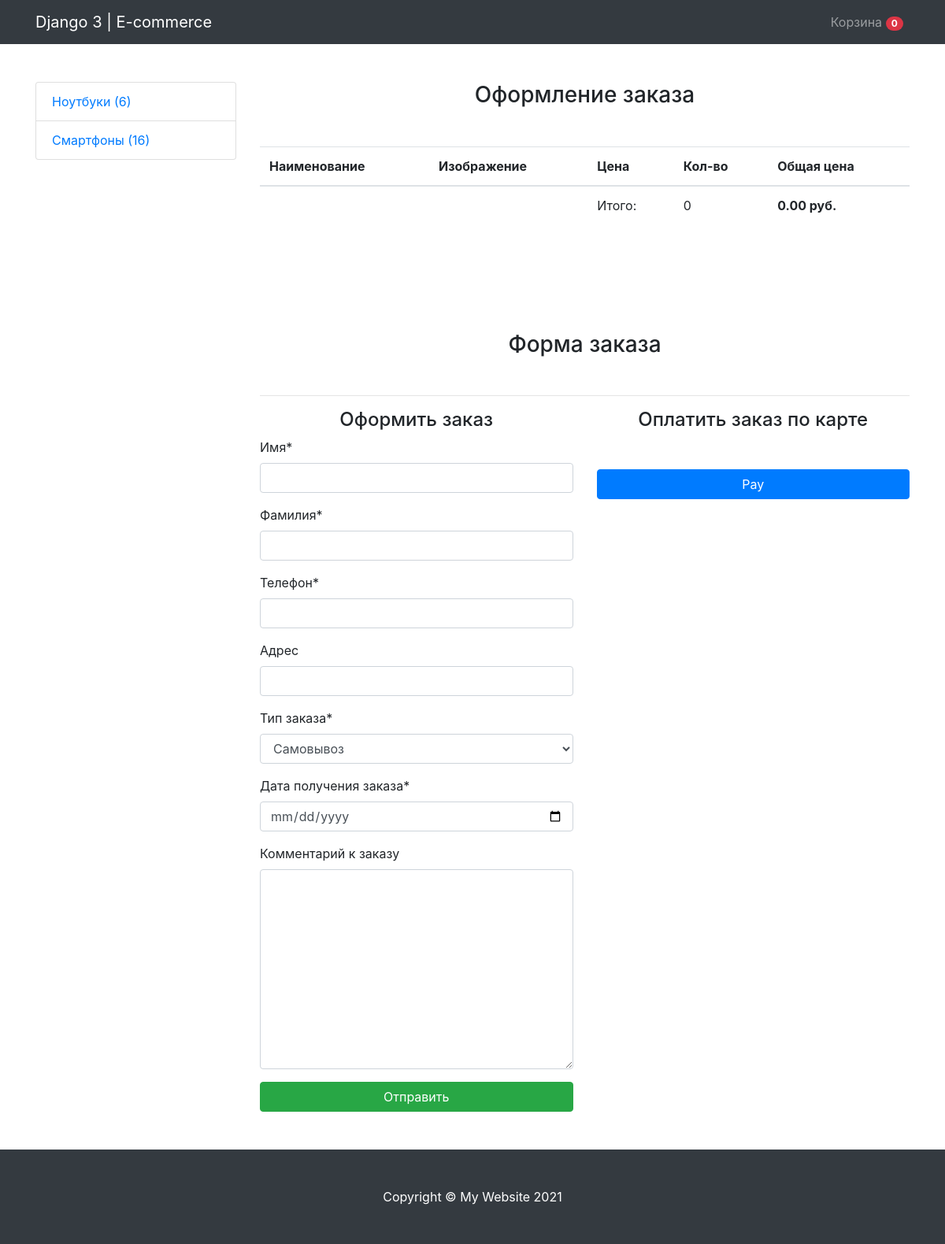
The page /checkout/ on the database as committed earlier.
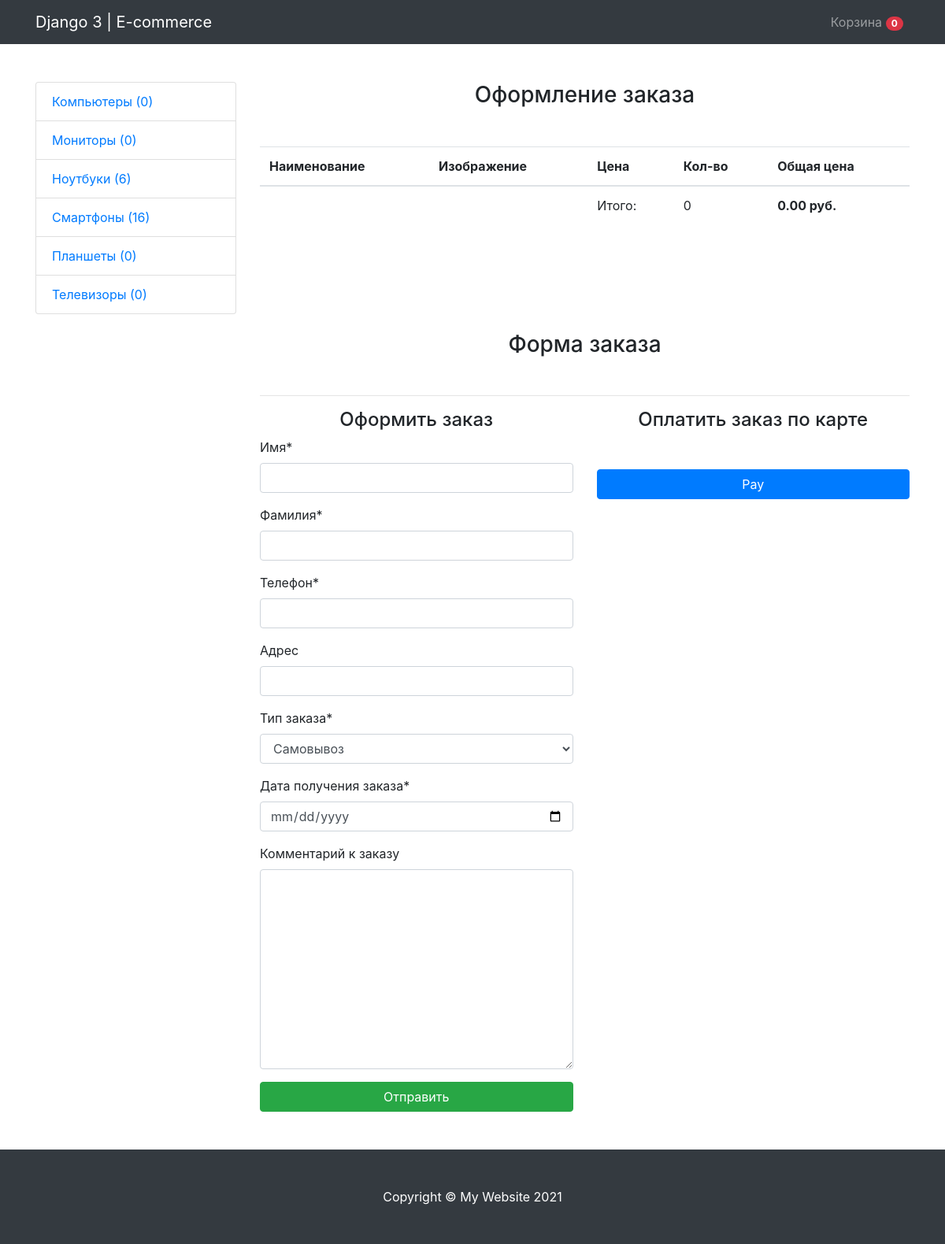
The same page on the database as committed later.
### mainapp/models.py (models this page shows, shortened)
class Category(models.Model):
    name = models.CharField(verbose_name='Имя категории', max_length=255)
    slug = models.SlugField(unique=True)
    objects = CategoryManager()
    def get_absolute_url(self):
        return reverse('category_detail', kwargs={'slug': self.slug})
    class Meta:
        verbose_name = 'Категория'
        verbose_name_plural = 'Категории'
        ordering = ('name',)

### mainapp/views.py (the view)
# urls.py: path('checkout/', CheckoutView.as_view(), name='checkout'),
class CheckoutView(CartMixin, View):
    def get(self, request, *args, **kwargs):
        stripe.api_key = "sk_test_51JOnsiC11ED4v6Z5ywujZ2DgfexY4dphHIjspYYXSQpudIJQILtZQf7cj0YNkn74mLs2ENUnhpeYT9X2qehSodIO00vuQAxNtF"
        intent = stripe.PaymentIntent.create(
            amount=int(self.cart.final_price * 100),
            currency='rub',
            metadata={'integration_check': 'accept_a_payment'},
        )
        categories = Category.objects.get_categories_for_left_sidebar()
        form = OrderForm(request.POST or None)
        context = {
            'categories': categories,
            'cart': self.cart,
            'form': form,
            'client_secret': intent.client_secret,
        }
        return render(request, 'mainapp/checkout.html', context)

### mainapp/forms.py
class OrderForm(forms.ModelForm):
    def __init__(self, *args, **kwargs):
        super(OrderForm, self).__init__(*args, **kwargs)
        self.fields['order_date'].label = 'Дата получения заказа'
    order_date = forms.DateField(
        widget=forms.TextInput(attrs={'type': 'date'}))
    class Meta:
        model = Order
        fields = ('first_name', 'last_name', 'phone', 'address', 'buying_type',
                  'order_date', 'comment')

### mainapp/models.py (called while the page is built)
    def get_queryset(self):
        return super(CategoryManager, self).get_queryset()

    def get_categories_for_left_sidebar(self):
        models = get_models_for_count(
            'notebook', 'smartphone', 'computer', 'monitor', 'tv', 'tablet')
        qs = list(self.get_queryset().annotate(*models))
        data = [
            dict(name=c.name, url=c.get_absolute_url(),
                 count=getattr(c, self.CATEGORY_NAME_COUNT_NAME[c.name]))
            for c in qs
        ]
        return data

### mainapp/utils.py (called while the page is built)
def get_models_for_count(*model_names):
    return [models.Count(model_name) for model_name in model_names]

### templates/mainapp/checkout.html (shortened to what this page needs)
{% extends 'mainapp/base.html' %}
{% load crispy_forms_tags %}
{% load static %}
{% block content %}
  <h3 class="text-center mt-5 mb-5">Оформление заказа</h3>
  <table class="table">
    <thead>
    <tr>
      <th scope="col">Наименование</th>
      <th scope="col">Изображение</th>
      <th scope="col">Цена</th>
      <th scope="col">Кол-во</th>
      <th scope="col">Общая цена</th>
    </tr>
    </thead>
    <tbody>
    <tr>
      <td colspan="2"></td>
      <td>Итого:</td>
      <td>{{ cart.total_products }}</td>
      <td><strong>{{ cart.final_price }} руб.</strong></td>
    </tr>
    </tbody>
  </table>
  <br><br><br>
  <h3 class="text-center mt-5 mb-5">Форма заказа</h3>
  <hr>
  <div class="row">
    <div class="col-md-6">
      <h4 class="text-center">Оформить заказ</h4>
      <form action="{% url 'make_order' %}" method="post">
        {{ form|crispy }}
        <input type="submit" class="btn btn-success btn-block mb-5" value="Отправить">
      </form>
    </div>
    <div class="col-md-6">
      <h4 class="text-center">Оплатить заказ по карте</h4>
      <form id="payment-form" name="order">
        <button type="submit"
                class="btn btn-primary btn-block"
                id="card-button"
                data-secret="{{ client_secret }}"
                data-username="{{ cart.owner.user.username }}"
        >
          Pay
        </button>
      </form>
    </div>
  </div>
{% endblock content %}

### templates/mainapp/base.html (shortened to what this page needs)
{% load static %}
<!DOCTYPE html>
<html lang="en">
<head>
  <link rel="stylesheet" type="text/css" href="{% static 'mainapp/css/bootstrap.min.css' %}">
  <link rel="stylesheet" type="text/css" href="{% static 'mainapp/css/base.css' %}">
</head>
<body>
<nav class="navbar navbar-expand-lg navbar-dark bg-dark fixed-top">
  <div class="container">
    <a class="navbar-brand" href="{% url 'base' %}">Django 3 | E-commerce</a>
    <div class="collapse navbar-collapse" id="navbarResponsive">
      <ul class="navbar-nav ml-auto">
        <li class="nav-item">
          <a class="nav-link" href="{% url 'cart' %}">Корзина
            <span class="badge badge-pill badge-danger">{{ cart.products.count }}</span>
          </a>
        </li>
      </ul>
    </div>
  </div>
</nav>
<div class="container">
  <div class="row">
    <div class="col-lg-3 mt-5">
      <div class="list-group">
        {% for category in categories %}
          <a href="{{ category.url }}" class="list-group-item">{{ category.name }} ({{ category.count }})</a>
        {% endfor %}
      </div>
    </div>
    <div class="col-lg-9">
      {% block content %}{% endblock content %}
    </div>
  </div>
</div>
<footer class="py-5 bg-dark">
  <div class="container">
    <p class="m-0 text-center text-white">Copyright &copy; My Website 2021</p>
  </div>
</footer>
</body>
</html>

Rows that differ between the two databases and show on the page:
added Category: name "Компьютеры"
added Category: name "Мониторы"
added Category: name "Планшеты"
added Category: name "Телевизоры"
Other text that changed with them:
new list line: "( 0 )"
